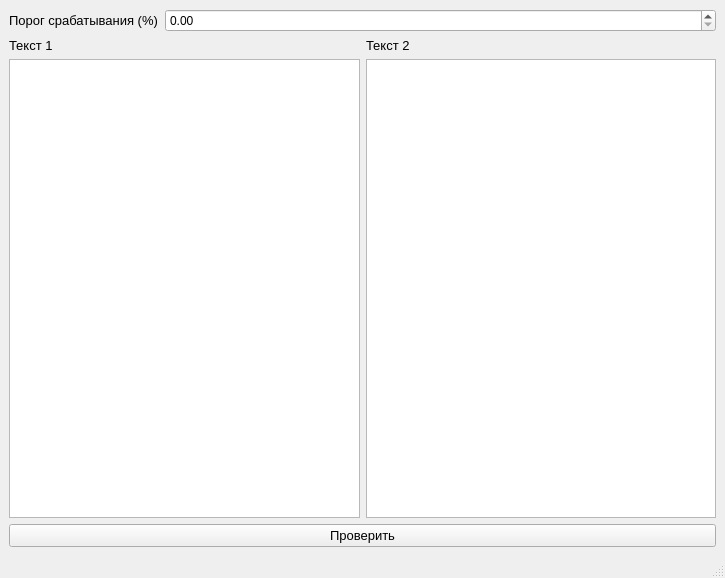
<?xml version="1.0" encoding="UTF-8"?>
<ui version="4.0">
 <class>MainWindow</class>
 <widget class="QMainWindow" name="MainWindow">
  <property name="geometry">
   <rect>
    <x>0</x>
    <y>0</y>
    <width>725</width>
    <height>578</height>
   </rect>
  </property>
  <property name="windowTitle">
   <string>MainWindow</string>
  </property>
  <widget class="QWidget" name="centralwidget">
   <layout class="QGridLayout" name="gridLayout">
    <item row="8" column="0" colspan="2">
     <widget class="QPushButton" name="btn_check">
      <property name="font">
       <font>
        <pointsize>10</pointsize>
       </font>
      </property>
      <property name="text">
       <string>Проверить</string>
      </property>
     </widget>
    </item>
    <item row="7" column="0">
     <widget class="QTextEdit" name="text_edit_2"/>
    </item>
    <item row="6" column="0">
     <widget class="QLabel" name="label_2">
      <property name="font">
       <font>
        <pointsize>10</pointsize>
       </font>
      </property>
      <property name="text">
       <string>Текст 1</string>
      </property>
     </widget>
    </item>
    <item row="0" column="0" colspan="2">
     <layout class="QHBoxLayout" name="horizontalLayout">
      <item>
       <widget class="QLabel" name="label">
        <property name="maximumSize">
         <size>
          <width>150</width>
          <height>16777215</height>
         </size>
        </property>
        <property name="font">
         <font>
          <pointsize>10</pointsize>
         </font>
        </property>
        <property name="text">
         <string>Порог срабатывания (%)</string>
        </property>
       </widget>
      </item>
      <item>
       <widget class="QDoubleSpinBox" name="input_threshold"/>
      </item>
     </layout>
    </item>
    <item row="7" column="1">
     <widget class="QTextEdit" name="text_edit_1"/>
    </item>
    <item row="6" column="1">
     <widget class="QLabel" name="label_3">
      <property name="font">
       <font>
        <pointsize>10</pointsize>
       </font>
      </property>
      <property name="text">
       <string>Текст 2</string>
      </property>
     </widget>
    </item>
   </layout>
  </widget>
  <widget class="QMenuBar" name="menubar">
   <property name="geometry">
    <rect>
     <x>0</x>
     <y>0</y>
     <width>725</width>
     <height>21</height>
    </rect>
   </property>
  </widget>
  <widget class="QStatusBar" name="statusbar"/>
 </widget>
 <resources/>
 <connections/>
</ui>
